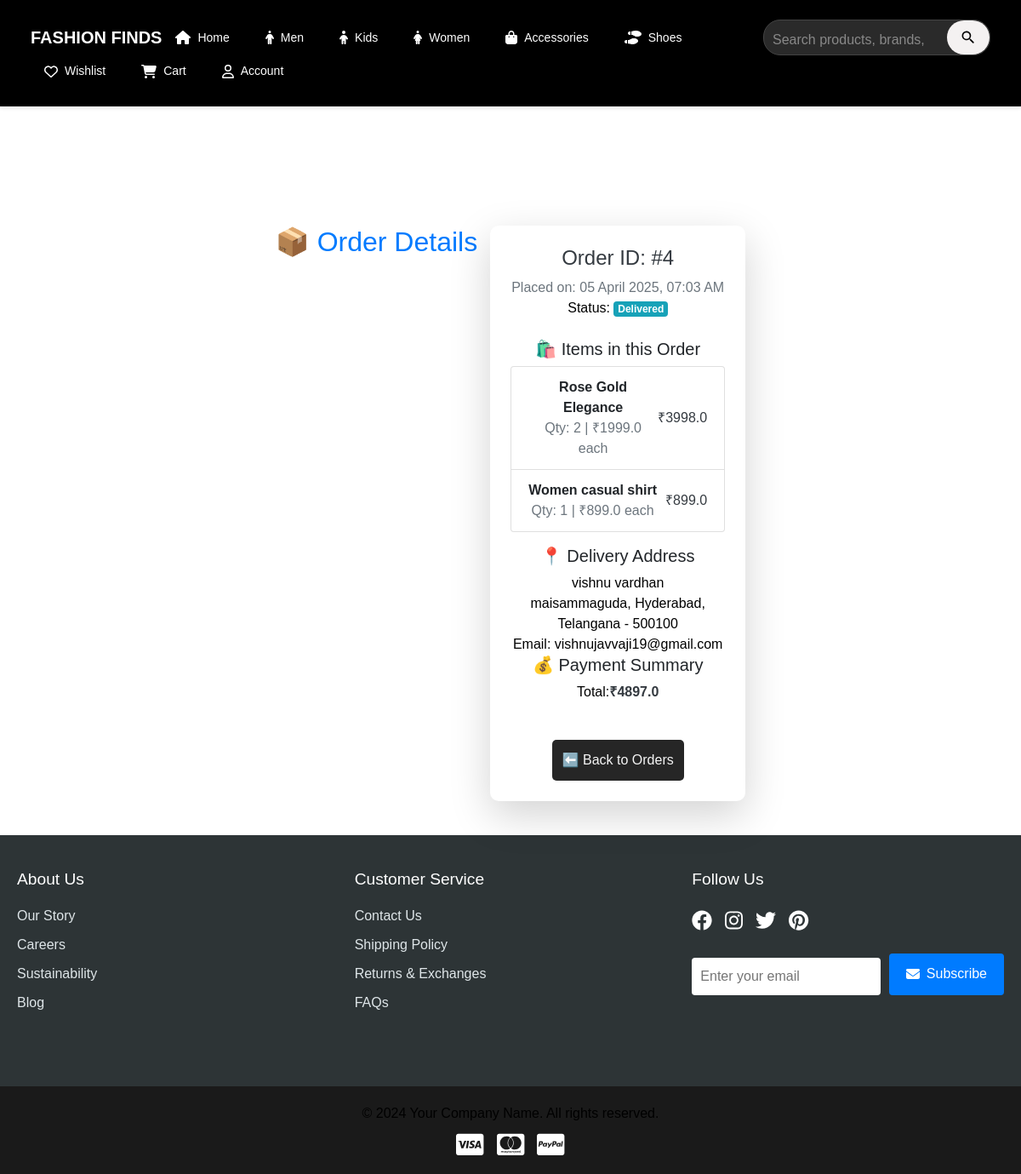
Screenshot of /order/4 (signed in) with the database file from the repository.
### app/models.py (models this page shows, shortened)
class Order(db.Model):
    __tablename__ = 'orders'
    id = db.Column(db.Integer, primary_key=True)
    user_id = db.Column(db.Integer, db.ForeignKey('users.id'), nullable=False)
    total_price = db.Column(db.Float, nullable=False)
    status = db.Column(db.String(50), nullable=False, default="Pending")  # ('Pending', 'Shipped', 'Delivered', 'Cancelled')
    order_date = db.Column(db.DateTime, nullable=False, default=lambda: datetime.now(timezone.utc))
    delivery_date = db.Column(db.DateTime, nullable=True)
    order_items = db.relationship('OrderItem', backref='order', lazy=True, cascade="all, delete-orphan")
    delivery_person_id = db.Column(db.Integer, db.ForeignKey('users.id'), nullable=True)
    customer_name = db.Column(db.String(100), nullable=False)
    address_line_1 = db.Column(db.String(100), nullable=False)
    state = db.Column(db.String(100), nullable=False)
    city = db.Column(db.String(100), nullable=False)
    pincode = db.Column(db.String(20), nullable=False)
    mail = db.Column(db.String(50), nullable=False)

class OrderItem(db.Model):
    __tablename__ = 'order_items'
    id = db.Column(db.Integer, primary_key=True)
    order_id = db.Column(db.Integer, db.ForeignKey('orders.id'), nullable=False)
    product_id = db.Column(db.Integer, db.ForeignKey('products.id'), nullable=False)
    quantity = db.Column(db.Integer, nullable=False, default=1)
    unit_price = db.Column(db.Float, nullable=False)  # Price at time of purchase
    subtotal = db.Column(db.Float, nullable=False)  # quantity * unit_price

class Product(db.Model):
    __tablename__ = 'products'
    id = db.Column(db.Integer, primary_key=True)
    product_name = db.Column(db.String(100), nullable=False)
    product_picture = db.Column(db.String(1000), nullable=False)
    current_price = db.Column(db.Float, nullable=False)
    previous_price = db.Column(db.Float, nullable=False)
    description = db.Column(db.String(2000), nullable=True)
    color = db.Column(db.String(15))
    rating = db.Column(db.Integer, default=0)
    sale = db.Column(db.Boolean, default=False)
    discount = db.Column(db.Integer, nullable=True, default=0)
    brand = db.Column(db.String(100), nullable=True)
    category = db.Column(db.String(100), nullable=False)  # ✅ Now category is a string field
    quantity_size = db.relationship('ProductSize', backref='product', lazy=True, cascade="all, delete-orphan")
    carts = db.relationship('Cart', backref='cart_product', lazy=True, cascade="all, delete-orphan")
    wishlists = db.relationship('Wishlist', backref='wishlist_product', lazy=True, cascade="all, delete-orphan")
    order_items = db.relationship('OrderItem', backref='product', lazy=True, cascade="all, delete-orphan")

### app/views.py (the view)
@views.route('/order/<int:order_id>', methods=['GET'])
@login_required
def view_order_items(order_id):
    order = Order.query.get(order_id)
    if not order or order.user_id != current_user.id :
        flash('Order not found!', 'danger')
        return redirect(url_for('views.my_orders'))
    order_items = OrderItem.query.filter_by(order_id=order.id).all()
    return render_template('view_order.html', order=order, order_items=order_items)

### app/templates/view_order.html (shortened to what this page needs)
{% extends "base.html" %}
{% block content %}
<div class="container mt-5">
    <h2 class="fw-bold text-center text-primary">📦 Order Details</h2>
    <div class="card p-4 shadow-lg border-0 rounded-3">
        <h4 class="fw-bold text-dark">Order ID: #{{ order.id }}</h4>
        <p class="text-muted">Placed on: {{ order.order_date.strftime('%d %B %Y, %I:%M %p') }}</p>
        <p class="fw-semibold">Status: <span class="badge bg-info text-white">{{ order.status }}</span></p>
        <h5 class="mt-4">🛍️ Items in this Order</h5>
        <ul class="list-group mb-3">
            {% for item in order_items %}
            <li class="list-group-item d-flex justify-content-between align-items-center">
                <div>
                    <strong>{{ item.product.product_name }}</strong>
                    <p class="text-muted">Qty: {{ item.quantity }} | ₹{{ item.unit_price }} each</p>
                </div>
                <span class="fw-bold text-dark">₹{{ item.subtotal }}</span>
            </li>
            {% endfor %}
        </ul>
        <h5 class="fw-bold">📍 Delivery Address</h5>
        <p>
            {{ order.customer_name }}<br>
            {{ order.address_line_1 }}, {{ order.city }}, {{ order.state }} - {{ order.pincode }}<br>
            Email: {{ order.mail }}
        </p>
        <h5 class="fw-bold">💰 Payment Summary</h5>
        <p class="d-flex justify-content-between"><span class="fw-semibold">Total:</span> <strong class="text-dark">₹{{ order.total_price }}</strong></p>
        <div class="text-center mt-4">
            <a href="{{ url_for('views.my_orders') }}" class="btn btn-secondary w-100">⬅️ Back to Orders</a>
        </div>
    </div>
</div>
{% endblock %}

### app/static/css/style.css (style rules this page uses)
* { margin: 0; padding: 0; box-sizing: border-box; font-family: Arial, sans-serif; }
.container { display: flex; flex-wrap: wrap; gap: 20px; justify-content: center; padding: 20px; max-width: 1400px; margin: 0 auto; }
.card { flex: 1 1 200px; min-width: 200px; max-width: 280px; background: white; border-radius: 10px; box-shadow: 0 4px 12px rgba(0,0,0,0.1); overflow: hidden; transition: transform 0.3s ease; }
@media (max-width: 1200px) { .card { flex: 1 1 180px; min-width: 180px; } }
.container { display: flex; flex-wrap: wrap; justify-content: center; gap: 15px; width: 100%; max-width: 1200px; }
.card { background: white; padding: 15px; width: calc(20% - 15px); border-radius: 10px; box-shadow: 0px 4px 8px rgba(0, 0, 0, 0.2); text-align: center; transition: transform 0.3s ease-in-out; }
body { font-family: Arial, sans-serif; margin: 0; padding: 0; }
.card { border: 1px solid #ddd; border-radius: 8px; box-shadow: 0 2px 4px rgba(0, 0, 0, 0.1); }
.text-muted { color: #6c757d !important; }
.card { border-radius: 12px; transition: transform 0.3s ease-in-out; }
p { font-size: 16px; color: black; margin: 0; }
a { text-decoration: none; }
html, body { height: 100%; margin: 0; overflow-x: hidden; }
a { color: black; text-decoration: none; }
.btn { display: inline-block; padding: 12px; margin-top: 20px; background-color: #262626; color: #f5f5f5; border: none; border-radius: 5px; cursor: pointer; text-decoration: none; transition: background-color 0.3s; }
.card { flex: 1 1 calc(25% - 20px); max-width: 300px; background: #fff; border-radius: 10px; box-shadow: 0 4px 8px rgba(0, 0, 0, 0.1); overflow: hidden; transition: transform 0.3s ease, box-shadow 0.3s ease; display: flex; flex-direction: column; align-items: center; }

### rows the page displays
Order: id "4", order_date "05 April 2025, 07:03 AM", status "Delivered", customer_name "vishnu vardhan", address_line_1 "maisammaguda", city "Hyderabad", state "Telangana", pincode "500100", mail "vishnujavvaji19@gmail.com", total_price "4897.0"
OrderItem: product.product_name "Rose Gold Elegance", quantity "2", unit_price "1999.0", subtotal "3998.0"
OrderItem: product.product_name "Women casual shirt", quantity "1", unit_price "899.0", subtotal "899.0"
